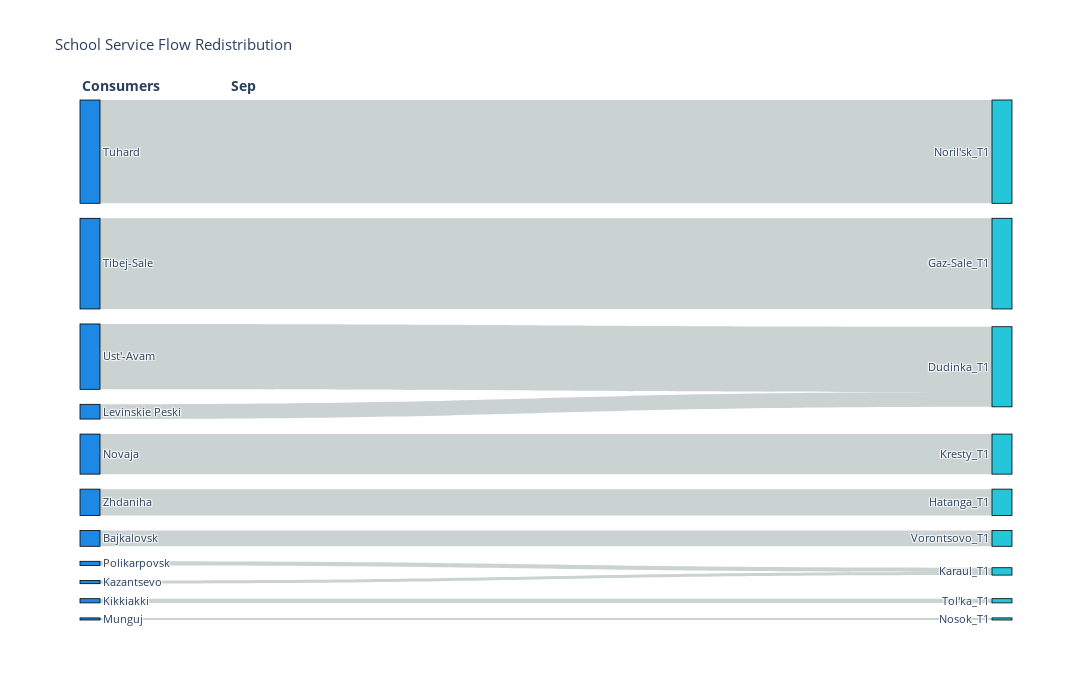
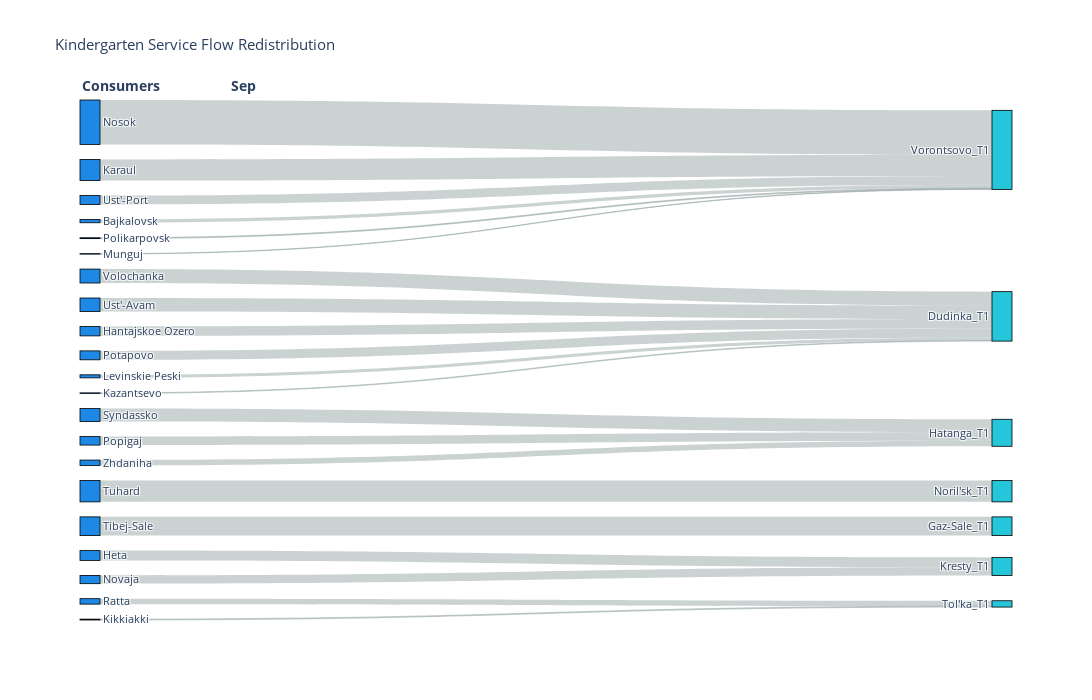
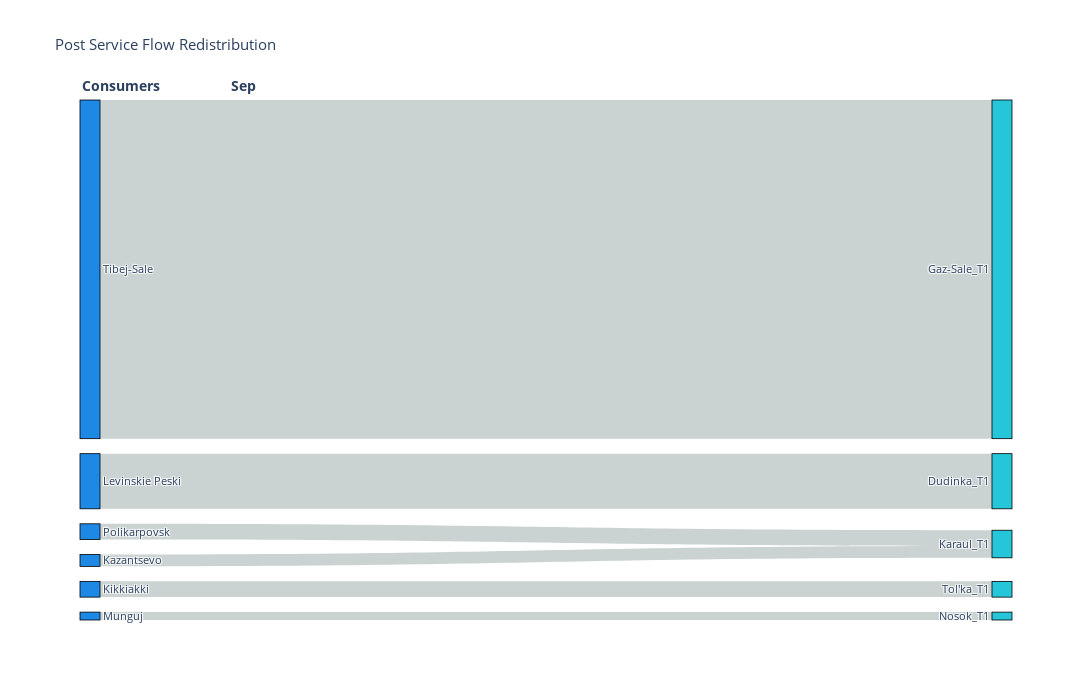
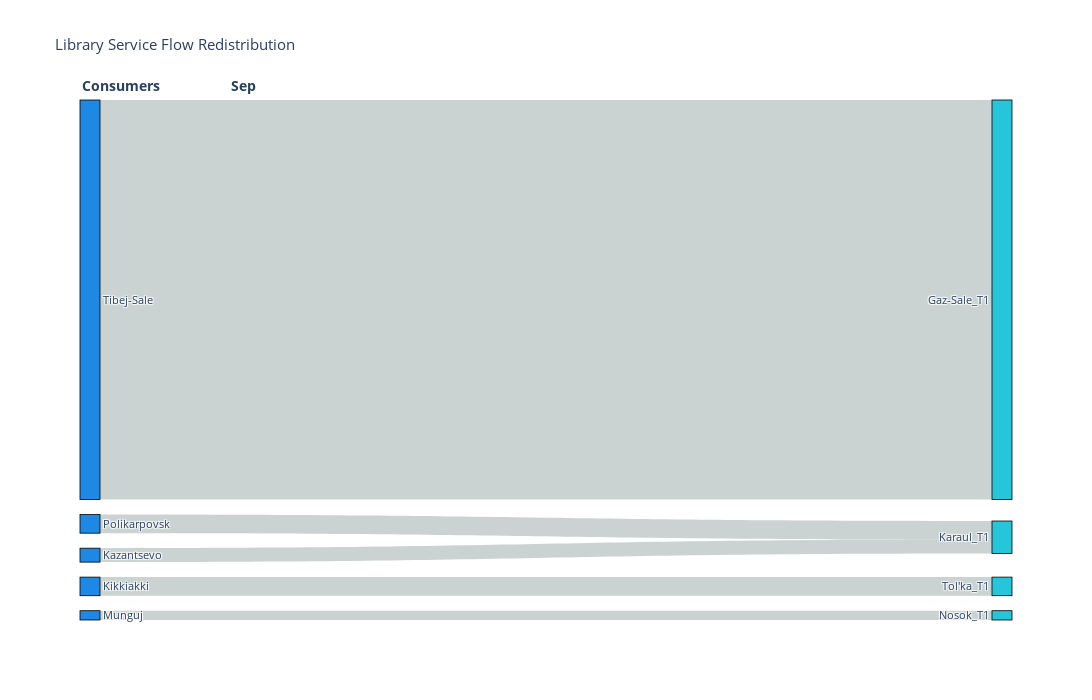

Source (notebook cell) for these figures, in order:
### Code cell
import plotly.graph_objects as go
import pandas as pd


def create_clean_sankey(
    graphs,
    month_start,
    service_name,
    min_flow=1,
):
    """
    Create clean Sankey: Consumers -> T1_Providers -> T2_Providers -> T3_Providers
    Simple and straightforward approach
    """

    print(f"Creating Sankey for {len(graphs)} time periods...")

    # Step 1: Get all unique consumers (from first graph), excluding self-sufficient ones
    G1 = graphs[0]
    consumers = {}  # {consumer_name: total_demand}

    # Find settlements with self-loops and full provision
    self_sufficient = set()
    for source, target, data in G1.edges(data=True):
        if data.get("is_service_flow", False) and source == target:  # Self-loop
            # Check if this settlement has full provision
            node_data = G1.nodes[source]
            provision = node_data.get("provision", 0)
            if provision >= 1.0:  # Fully provided
                self_sufficient.add(source)

    print(
        f"Excluding {len(self_sufficient)} self-sufficient settlements: {list(self_sufficient)}"
    )

    # Add consumers excluding self-sufficient ones
    for node_name, node_data in G1.nodes(data=True):
        demand = node_data.get("demand", 0)
        if demand > 0 and node_name not in self_sufficient:
            consumers[node_name] = demand

    print(f"Found {len(consumers)} consumers")

    # Step 2: Get provider assignments for each time period
    all_assignments = []  # [{consumer: provider}, {consumer: provider}, ...]

    for t, G in enumerate(graphs):
        assignments = {}

        # Get service flows (exclude self-service completely)
        for source, target, data in G.edges(data=True):
            if (
                data.get("is_service_flow", False)
                and data.get("assignment", 0) >= min_flow
                and source != target
            ):  # Only external service flows
                if source in consumers:  # Only consumers we know about
                    assignments[source] = target

        # For consumers with NO external assignments, they go to NO_PROVIDER
        # (This excludes self-sufficient settlements completely)
        for consumer in consumers:
            if consumer not in assignments:
                assignments[consumer] = "NO_PROVIDER"

        all_assignments.append(assignments)
        print(
            f"T{t+1}: {len([p for p in assignments.values() if p != 'NO_PROVIDER'])} assignments, "
            f"{len([p for p in assignments.values() if p == 'NO_PROVIDER'])} no provider"
        )

    # Step 3: Create Sankey nodes
    sankey_nodes = []
    node_indices = {}

    # Add consumers (sorted by demand)
    sorted_consumers = sorted(consumers.items(), key=lambda x: x[1], reverse=True)
    for consumer, demand in sorted_consumers:
        sankey_nodes.append(consumer)
        node_indices[consumer] = len(sankey_nodes) - 1

    # Add providers for each time period (sorted by total flow they receive)
    for t in range(len(graphs)):
        # Calculate total flow to each provider
        provider_flows = {}
        for consumer, provider in all_assignments[t].items():
            consumer_demand = consumers[consumer]
            if provider not in provider_flows:
                provider_flows[provider] = 0
            provider_flows[provider] += consumer_demand

        # Sort providers by flow
        sorted_providers = sorted(
            provider_flows.items(), key=lambda x: x[1], reverse=True
        )

        for provider, flow in sorted_providers:
            provider_label = f"{provider}_T{t+1}"
            sankey_nodes.append(provider_label)
            node_indices[provider_label] = len(sankey_nodes) - 1

    print(f"Created {len(sankey_nodes)} nodes")

    # Step 4: Create Sankey flows
    sankey_sources = []
    sankey_targets = []
    sankey_values = []

    # Flows from consumers to T1 providers
    for consumer, provider in all_assignments[0].items():
        consumer_demand = consumers[consumer]
        provider_label = f"{provider}_T1"

        source_idx = node_indices[consumer]
        target_idx = node_indices[provider_label]

        sankey_sources.append(source_idx)
        sankey_targets.append(target_idx)
        sankey_values.append(consumer_demand)

    # Flows between time periods (T1 -> T2, T2 -> T3, etc.)
    for t in range(len(all_assignments) - 1):
        current_assignments = all_assignments[t]
        next_assignments = all_assignments[t + 1]

        for consumer in consumers:
            consumer_demand = consumers[consumer]

            current_provider = current_assignments[consumer]
            next_provider = next_assignments[consumer]

            current_label = f"{current_provider}_T{t+1}"
            next_label = f"{next_provider}_T{t+2}"

            source_idx = node_indices[current_label]
            target_idx = node_indices[next_label]

            sankey_sources.append(source_idx)
            sankey_targets.append(target_idx)
            sankey_values.append(consumer_demand)

    print(f"Created {len(sankey_sources)} flows")

    # Step 6: Create colors
    node_colors = []
    for node in sankey_nodes:
        if node in consumers:  # Consumer
            node_colors.append("#1E88E5")  # Blue instead of red
        elif "NO_PROVIDER" in node:  # No provider
            node_colors.append("#FF4757")  # Dark red
        else:  # Provider
            node_colors.append("#26C6DA")  # Light teal

    # Create flow colors
    flow_colors = []
    for i in range(len(sankey_sources)):
        target_node = sankey_nodes[sankey_targets[i]]
        if "NO_PROVIDER" in target_node:
            flow_colors.append("rgba(255, 71, 87, 0.7)")  # Red for NO_PROVIDER
        else:
            flow_colors.append("rgba(149, 165, 166, 0.5)")  # Gray for normal flows

    # Step 7: Create Plotly figure with simpler positioning
    fig = go.Figure(
        data=[
            go.Sankey(
                node=dict(
                    pad=15,
                    thickness=20,
                    line=dict(color="black", width=0.8),
                    label=sankey_nodes,
                    color=node_colors,
                    # Remove x,y positioning to let Plotly handle it naturally
                ),
                link=dict(
                    source=sankey_sources,
                    target=sankey_targets,
                    value=sankey_values,
                    color=flow_colors,
                ),
            )
        ]
    )

    # Determine number of time periods for dynamic headers
    num_periods = len(graphs)

    # Create column headers based on number of periods
    annotations = [
        dict(
            x=0.00,
            y=1.05,
            text="<b>Consumers</b>",
            showarrow=False,
            xref="paper",
            yref="paper",
            font=dict(size=14),
        ),
    ]

    # Add provider column headers dynamically
    for t in range(num_periods):
        x_pos = 0.16 + ((t) / (num_periods))  # Spread provider columns evenly
        annotations.append(
            dict(
                x=x_pos,
                y=1.05,
                text=f"<b>{month_order[month_start+t]}</b>",
                showarrow=False,
                xref="paper",
                yref="paper",
                font=dict(size=14),
            )
        )

    fig.update_layout(
        title_text=f"{service_name.title()} Service Flow Redistribution",
        font_size=11,
        width=1400,
        height=700,
        annotations=annotations,
    )

    fig.show()
    return fig


# Usage:
# Usage example:
for service in service_list:
    try:
        month_start = 8
        end_month = 9
        graphs = all_results[SETTL_NAME][service]["stats"].graphs[month_start:end_month]
        fig = create_clean_sankey(graphs, service_name=service, month_start=month_start)
    except Exception as ex:
        print(ex)

### Figure 1 — Plotly figure (JSON) as saved in the notebook; plotly's stock layout.template omitted (floating-point values rounded to 4 significant figures)
{"data": [{"link": {"color": ["rgba(149, 165, 166, 0.5)", "rgba(149, 165, 166, 0.5)", "rgba(149, 165, 166, 0.5)", "rgba(149, 165, 166, 0.5)", "rgba(149, 165, 166, 0.5)", "rgba(149, 165, 166, 0.5)", "rgba(149, 165, 166, 0.5)", "rgba(149, 165, 166, 0.5)", "rgba(149, 165, 166, 0.5)", "rgba(149, 165, 166, 0.5)", "rgba(149, 165, 166, 0.5)"], "source": [5, 1, 9, 10, 0, 2, 4, 7, 3, 6, 8], "target": [16, 12, 17, 19, 11, 13, 15, 17, 14, 13, 18], "value": [15, 86, 3, 2, 98, 62, 25, 4, 38, 14, 4]}, "node": {"color": ["#1E88E5", "#1E88E5", "#1E88E5", "#1E88E5", "#1E88E5", "#1E88E5", "#1E88E5", "#1E88E5", "#1E88E5", "#1E88E5", "#1E88E5", "#26C6DA", "#26C6DA", "#26C6DA", "#26C6DA", "#26C6DA", "#26C6DA", "#26C6DA", "#26C6DA", "#26C6DA"], "label": ["Tuhard", "Tibej-Sale", "Ust'-Avam", "Novaja", "Zhdaniha", "Bajkalovsk", "Levinskie Peski", "Polikarpovsk", "Kikkiakki", "Kazantsevo", "Munguj", "Noril'sk_T1", "Gaz-Sale_T1", "Dudinka_T1", "Kresty_T1", "Hatanga_T1", "Vorontsovo_T1", "Karaul_T1", "Tol'ka_T1", "Nosok_T1"], "line": {"color": "black", "width": 0.8}, "pad": 15, "thickness": 20}, "type": "sankey"}], "layout": {"annotations": [{"font": {"size": 14}, "showarrow": false, "text": "<b>Consumers</b>", "x": 0, "xref": "paper", "y": 1.05, "yref": "paper"}, {"font": {"size": 14}, "showarrow": false, "text": "<b>Sep</b>", "x": 0.16, "xref": "paper", "y": 1.05, "yref": "paper"}], "font": {"size": 11}, "height": 700, "title": {"text": "School Service Flow Redistribution"}, "width": 1400}}

### Figure 2 — Plotly figure (JSON) as saved in the notebook; plotly's stock layout.template omitted (floating-point values rounded to 4 significant figures)
{"data": [{"link": {"color": ["rgba(149, 165, 166, 0.5)", "rgba(149, 165, 166, 0.5)", "rgba(149, 165, 166, 0.5)", "rgba(149, 165, 166, 0.5)", "rgba(149, 165, 166, 0.5)", "rgba(149, 165, 166, 0.5)", "rgba(149, 165, 166, 0.5)", "rgba(149, 165, 166, 0.5)", "rgba(149, 165, 166, 0.5)", "rgba(149, 165, 166, 0.5)", "rgba(149, 165, 166, 0.5)", "rgba(149, 165, 166, 0.5)", "rgba(149, 165, 166, 0.5)", "rgba(149, 165, 166, 0.5)", "rgba(149, 165, 166, 0.5)", "rgba(149, 165, 166, 0.5)", "rgba(149, 165, 166, 0.5)", "rgba(149, 165, 166, 0.5)", "rgba(149, 165, 166, 0.5)", "rgba(149, 165, 166, 0.5)", "rgba(149, 165, 166, 0.5)"], "source": [15, 3, 19, 2, 20, 0, 4, 1, 5, 9, 8, 13, 7, 17, 12, 16, 10, 14, 18, 11, 6], "target": [21, 25, 22, 21, 21, 21, 22, 24, 22, 21, 22, 23, 26, 21, 26, 22, 22, 27, 27, 23, 23], "value": [15, 86, 3, 97, 2, 204, 64, 98, 62, 41, 43, 25, 45, 4, 38, 14, 41, 25, 4, 39, 60]}, "node": {"color": ["#1E88E5", "#1E88E5", "#1E88E5", "#1E88E5", "#1E88E5", "#1E88E5", "#1E88E5", "#1E88E5", "#1E88E5", "#1E88E5", "#1E88E5", "#1E88E5", "#1E88E5", "#1E88E5", "#1E88E5", "#1E88E5", "#1E88E5", "#1E88E5", "#1E88E5", "#1E88E5", "#1E88E5", "#26C6DA", "#26C6DA", "#26C6DA", "#26C6DA", "#26C6DA", "#26C6DA", "#26C6DA"], "label": ["Nosok", "Tuhard", "Karaul", "Tibej-Sale", "Volochanka", "Ust'-Avam", "Syndassko", "Heta", "Hantajskoe Ozero", "Ust'-Port", "Potapovo", "Popigaj", "Novaja", "Zhdaniha", "Ratta", "Bajkalovsk", "Levinskie Peski", "Polikarpovsk", "Kikkiakki", "Kazantsevo", "Munguj", "Vorontsovo_T1", "Dudinka_T1", "Hatanga_T1", "Noril'sk_T1", "Gaz-Sale_T1", "Kresty_T1", "Tol'ka_T1"], "line": {"color": "black", "width": 0.8}, "pad": 15, "thickness": 20}, "type": "sankey"}], "layout": {"annotations": [{"font": {"size": 14}, "showarrow": false, "text": "<b>Consumers</b>", "x": 0, "xref": "paper", "y": 1.05, "yref": "paper"}, {"font": {"size": 14}, "showarrow": false, "text": "<b>Sep</b>", "x": 0.16, "xref": "paper", "y": 1.05, "yref": "paper"}], "font": {"size": 11}, "height": 700, "title": {"text": "Kindergarten Service Flow Redistribution"}, "width": 1400}}

### Figure 3 — Plotly figure (JSON) as saved in the notebook; plotly's stock layout.template omitted (floating-point values rounded to 4 significant figures)
{"data": [{"link": {"color": ["rgba(149, 165, 166, 0.5)", "rgba(149, 165, 166, 0.5)", "rgba(149, 165, 166, 0.5)", "rgba(149, 165, 166, 0.5)", "rgba(149, 165, 166, 0.5)", "rgba(149, 165, 166, 0.5)"], "source": [0, 4, 5, 2, 1, 3], "target": [6, 8, 10, 8, 7, 9], "value": [86, 3, 2, 4, 14, 4]}, "node": {"color": ["#1E88E5", "#1E88E5", "#1E88E5", "#1E88E5", "#1E88E5", "#1E88E5", "#26C6DA", "#26C6DA", "#26C6DA", "#26C6DA", "#26C6DA"], "label": ["Tibej-Sale", "Levinskie Peski", "Polikarpovsk", "Kikkiakki", "Kazantsevo", "Munguj", "Gaz-Sale_T1", "Dudinka_T1", "Karaul_T1", "Tol'ka_T1", "Nosok_T1"], "line": {"color": "black", "width": 0.8}, "pad": 15, "thickness": 20}, "type": "sankey"}], "layout": {"annotations": [{"font": {"size": 14}, "showarrow": false, "text": "<b>Consumers</b>", "x": 0, "xref": "paper", "y": 1.05, "yref": "paper"}, {"font": {"size": 14}, "showarrow": false, "text": "<b>Sep</b>", "x": 0.16, "xref": "paper", "y": 1.05, "yref": "paper"}], "font": {"size": 11}, "height": 700, "title": {"text": "Post Service Flow Redistribution"}, "width": 1400}}

### Figure 4 — Plotly figure (JSON) as saved in the notebook; plotly's stock layout.template omitted (floating-point values rounded to 4 significant figures)
{"data": [{"link": {"color": ["rgba(149, 165, 166, 0.5)", "rgba(149, 165, 166, 0.5)", "rgba(149, 165, 166, 0.5)", "rgba(149, 165, 166, 0.5)", "rgba(149, 165, 166, 0.5)"], "source": [0, 3, 4, 1, 2], "target": [5, 6, 8, 6, 7], "value": [86, 3, 2, 4, 4]}, "node": {"color": ["#1E88E5", "#1E88E5", "#1E88E5", "#1E88E5", "#1E88E5", "#26C6DA", "#26C6DA", "#26C6DA", "#26C6DA"], "label": ["Tibej-Sale", "Polikarpovsk", "Kikkiakki", "Kazantsevo", "Munguj", "Gaz-Sale_T1", "Karaul_T1", "Tol'ka_T1", "Nosok_T1"], "line": {"color": "black", "width": 0.8}, "pad": 15, "thickness": 20}, "type": "sankey"}], "layout": {"annotations": [{"font": {"size": 14}, "showarrow": false, "text": "<b>Consumers</b>", "x": 0, "xref": "paper", "y": 1.05, "yref": "paper"}, {"font": {"size": 14}, "showarrow": false, "text": "<b>Sep</b>", "x": 0.16, "xref": "paper", "y": 1.05, "yref": "paper"}], "font": {"size": 11}, "height": 700, "title": {"text": "Library Service Flow Redistribution"}, "width": 1400}}
